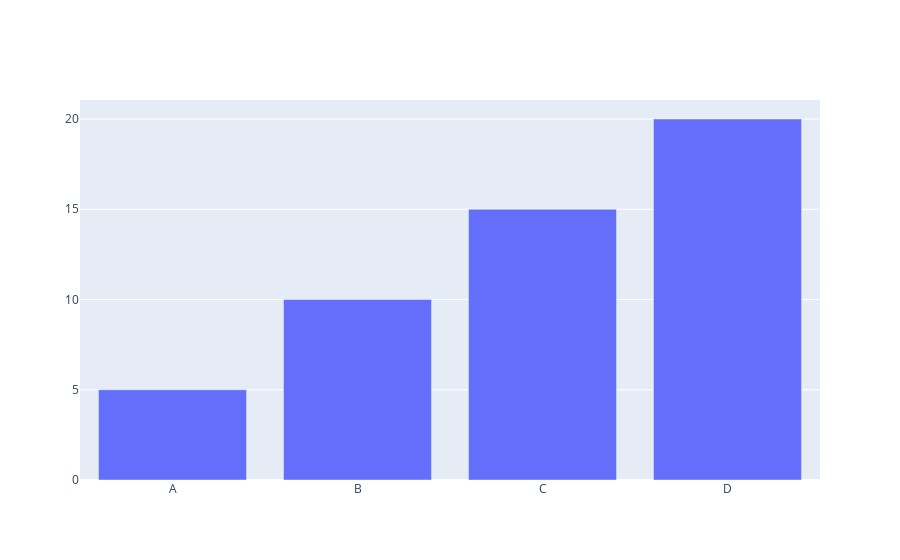

Notebook cell for this chart:
### Markdown cell above
---

## 2️⃣.3️⃣ **Bar Charts**

- 📈 **Definition**:  
  Bar charts display **categorical data** with **rectangular bars**.  
  In Plotly, use `go.Bar()` for **vertical** or **horizontal** bar charts.

---

### 🔧 **Key Parameters of `go.Bar()`**:

| Parameter        | Description                                                                 |
|------------------|-----------------------------------------------------------------------------|
| 📋 `x`           | Categories or numbers (for **vertical bars**).                              |
| 📏 `y`           | Values (for **vertical bars**).                                             |
| 🔃 `orientation` | `'v'` for vertical (default), `'h'` for horizontal bars.                    |
| 🏷️ `name`       | Trace name for the **legend**.                                              |
| 💬 `text` / `hovertext` | Add annotations or labels on bars or on **hover**.                  |

> ✅ **Tip**: For horizontal bars, use `x` for values, `y` for categories, and set `orientation='h'`.

---

### Code cell
import plotly.graph_objects as go

# Sample data
categories = ['A', 'B', 'C', 'D']
values = [5, 10, 15, 20]

# Create a trace
trace = go.Bar(
    x=categories,  # X-axis represents categories
    y=values,      # Y-axis represents values
    orientation='v', # Vertical bars (default)
    name='bar'      # Name for the legend
)

# Create a figure and add the trace
fig = go.Figure(data=[trace])

# Show the plot
fig.show()

### Figure 1 — Plotly figure (JSON) as saved in the notebook; plotly's stock layout.template omitted (floating-point values rounded to 4 significant figures)
{"data": [{"name": "bar", "orientation": "v", "type": "bar", "x": ["A", "B", "C", "D"], "y": [5, 10, 15, 20]}], "layout": {}}
